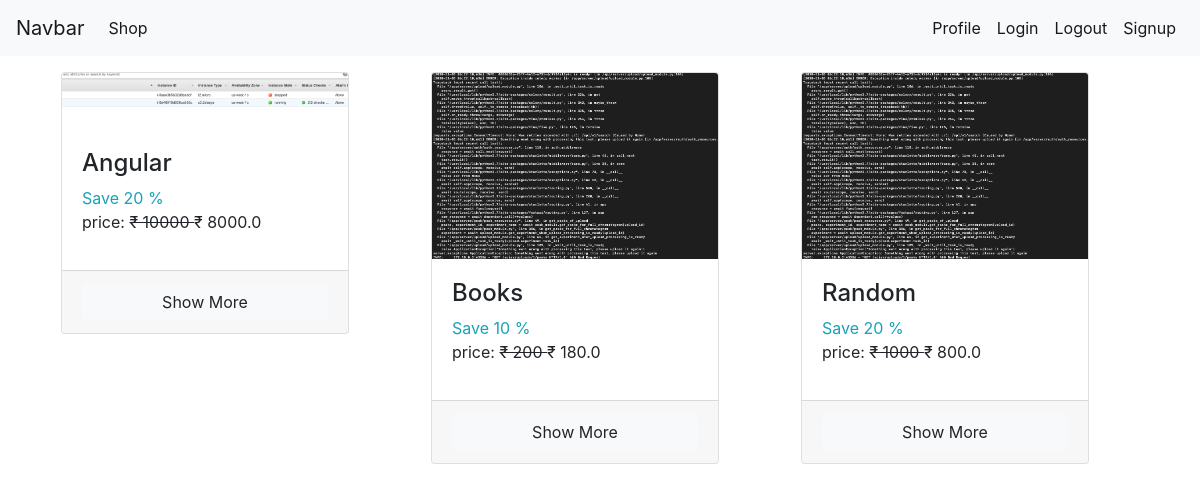
The page / on the database its author committed.
### shop/models/products.py (models this page shows)
class Product(models.Model):
    name = models.CharField(max_length=100)
    description = models.CharField(max_length=1000)
    price = models.IntegerField(default=0)
    discount = models.IntegerField(default=0)
    file = models.FileField(upload_to='uploads/files', null=True, blank=True)
    thumbnail = models.ImageField(upload_to='uploads/thumbnails')
    link = models.CharField(null=True, max_length=200, blank=True)
    fileSize = models.CharField(null=True, max_length=200)

### shop/views.py (the view)
# urls.py: path('', index, name='index'),
def index(request):
    products = Product.objects.all()
    print (products)
    data = {
        'products': products
    }
    return render(request, 'index.html', data)

### shop/templatetags/custom_filters.py (called while the page is built)
@register.filter(name='rupee')
def addRupeeSign(value):
    return f'₹ {value}'

@register.filter(name='sale_price')
def getSalePrice(product):
    return (product.price - (product.price * product.discount/100))

### shop/templates/index.html (shortened to what this page needs)
{% extends 'header.html' %}
{% load custom_filters %}
{% block content %}
<div class="container"  >
    <div class="row mx-auto">
        {% for product in products %}
        <div class="col p-3">
            <div class="card" style="width: 18rem;">
                <img src="{{product.thumbnail.url}}" class="card-img-top" alt="...">
                <div class="card-body">
                 <h4> {{product.name |  title}} </h4>
                    <p class="text-info p-0 m-0"> Save {{product.discount }} %</p>
                    <p>price: <del> {{product.price | rupee}} </del>  {{product|sale_price|rupee}}</p>
                </div>
             <div class="card-footer">
                 <a href="/product/{{product.id}}" class="btn btn-light btn-block">Show More </a>
                </div>
            </div>
        </div>
        {% endfor %}
    </div>
</div>
{% endblock %}

### shop/templates/header.html (shortened to what this page needs)
<!doctype html>
<html lang="en">
<head>
    <link rel="stylesheet" href="https://cdn.jsdelivr.net/npm/bootstrap@4.5.3/dist/css/bootstrap.min.css"
>
</head>
<body>
<nav class="navbar navbar-expand-lg navbar-light bg-light">
    <a class="navbar-brand" href="/">Navbar</a>
    <div class="collapse navbar-collapse" id="navbarSupportedContent">
        <ul class="navbar-nav mr-auto">
            <li class="nav-item active">
                <a class="nav-link" href="/">Shop <span class="sr-only">(current)</span></a>
            </li>
        </ul>
        <ul class="navbar-nav ml-auto">
            <li class="nav-item active">
                <a class="nav-link" href="#">Profile</a>
            </li>
            <li class="nav-item active">
                <a class="nav-link" href="/login">Login</a>
            </li>
            <li class="nav-item active">
                <a class="nav-link" href="#">Logout</a>
            </li>
            <li class="nav-item active">
                <a class="nav-link" href="#">Signup</a>
            </li>
        </ul>
    </div>
</nav>
{% block content %}
{% endblock %}
</body>
</html>

### rows shown on the page
Product: thumbnail (picture), name "Angular", discount "20", price "₹ 10000", price+discount "₹ 8000.0"
Product: thumbnail (picture), name "Books", discount "10", price "₹ 200", price+discount "₹ 180.0"
Product: thumbnail (picture), name "Random", discount "20", price "₹ 1000", price+discount "₹ 800.0"
